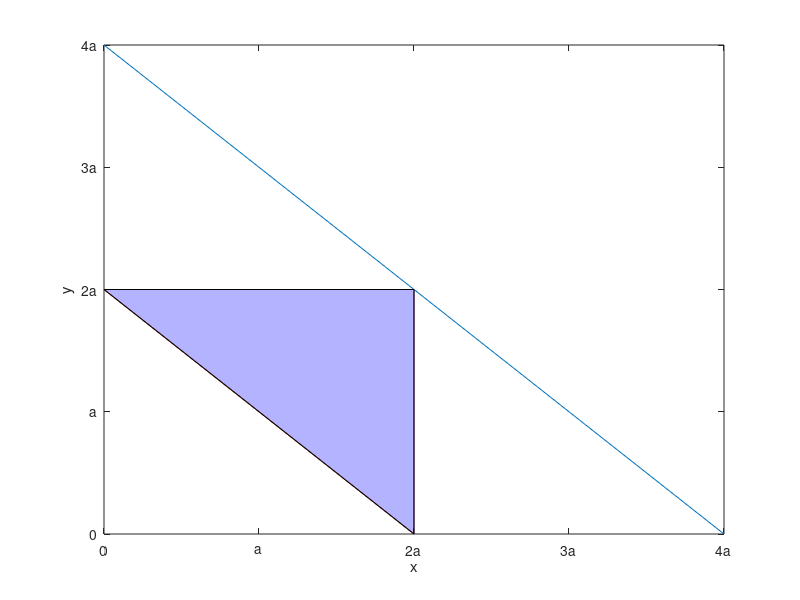

Write the MATLAB code that produced this figure.
clear all
close all
plot([0 2],[2 0],[0 1],[1,0],[0 1],[1 1],[1 1],[0 1])
hold on
patch('Faces',[1 2 3],'Vertices',[0,1;1,1;1,0],'FaceColor','blue','FaceAlpha',.3);
set(gca,'XTickLabel',{'0','a','2a','3a','4a','5a'});
set(gca,'YTickLabel',{'0','a','2a','3a','4a','5a'});
xlabel('x')
ylabel('y')